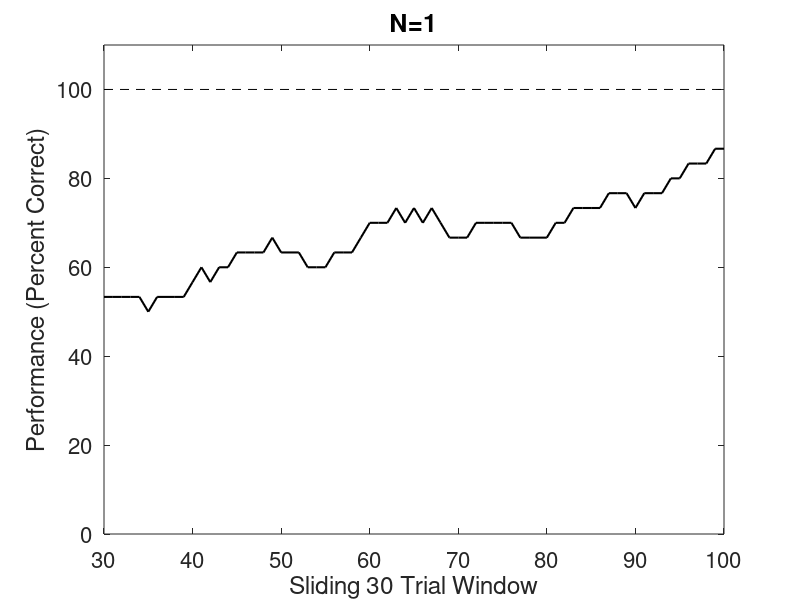

The MATLAB script that drew this image: (Note: this script raises an error after producing the figure.)
LABEL_SIZE  = 16;
TITLE_SIZE  = 18;
nTrial = 130;
nRun=1;
%[PerCorrect FiringRate FIndex W12perTrial W23perTrial RasterPlot] = ...
 %   spikingNetworkContextLearning(nTrial);
%[nTrial nStim nHippo] = size(FiringRate);
load output.txt
PerCorrect=output(:,1);
fprintf('Overall percent correct trials: %2.2f.\n',sum(PerCorrect)/nTrial*120);

% *************************************************************************
% Plot the trajectory of percent correct trials.
% *************************************************************************
TrialWindow = repmat(1/30,[30,1]);
PerCorrect  = imfilter(double(PerCorrect),TrialWindow,'same',0)*100;
TrialIndex  = 30:(nTrial-30);
PerCorrect  = PerCorrect(TrialIndex);
figure('Name','Figure 3A', 'NumberTitle','off', 'Position',[50 50 800 500]);
plot(TrialIndex,PerCorrect,'-k','LineWidth',1.5);
xlabel('Sliding 30 Trial Window','FontSize',LABEL_SIZE);
ylabel('Performance (Percent Correct)','FontSize',LABEL_SIZE);
set(gca,'FontSize',LABEL_SIZE);
title(sprintf('N=%d',nRun),'FontSize',TITLE_SIZE);
ylim([0 110]);
hold on;
plot([30 100],[100 100],'--k');
%set(gca,LABEL_SIZE);
%axis([30 nTrial-30 0 110]);
%print('-deps',sprintf('%sFigurePercentCorrect%d.eps',figurePath,1));






nTrial = 130;
nRun=100;
PerCorrectPerTrial=zeros(nRun,nTrial)
%[PerCorrect FiringRate FIndex W12perTrial W23perTrial RasterPlot] = ...
 %   spikingNetworkContextLearning(nTrial);
%[nTrial nStim nHippo] = size(FiringRate);
load Run_Output_test1.txt

AllPerCorrects=Run_Output_test1(:,1);
%fprintf('Overall percent correct trials: %2.2f.\n',sum(PerCorrect)/nTrial*120);

% *************************************************************************
% Plot the trajectory of percent correct trials.
% *************************************************************************
for iRun = 1:nRun,
        fprintf('Run %d.\n',iRun);
        rng(1+iRun);
        
        PerCorrectPerTrial(iRun,:)  = AllPerCorrects((iRun-1)*nTrial+1:(iRun-1)*nTrial+nTrial);
end

TrialWindow         = repmat(1/30, [1 30]);
PerCorrectPerTrial  = imfilter(double(PerCorrectPerTrial),...
                               TrialWindow,'same',0)*100;
TrialIndex          = 30:100;
PerCorrectPerTrial  = PerCorrectPerTrial(:,TrialIndex);

%subplot(1,2,2)
figure('Name','Figure 3B', 'NumberTitle','off', 'Position',[50 50 800 500]);
errorarea(TrialIndex,mean(PerCorrectPerTrial),...
                     std(PerCorrectPerTrial),[.85 .85 .85],'k');
hold on
plot([30 100],[100 100],'--k');
%hold off
%axis([30 100 110]);
xlabel('Sliding 30 Trial Window','FontSize',LABEL_SIZE);
ylabel('Performance (Percent Correct)','FontSize',LABEL_SIZE);
set(gca,'FontSize',LABEL_SIZE);
title(sprintf('N=%d',nRun),'FontSize',TITLE_SIZE);
%xlabel('Sliding 30 Trial Window','FontSize',LABEL_SIZE);
%ylabel('Performance (Percent Correct)','FontSize',LABEL_SIZE);


print('-deps',sprintf('%sFigurePercentCorrect%dRuns.eps',figurePath,nRun));
